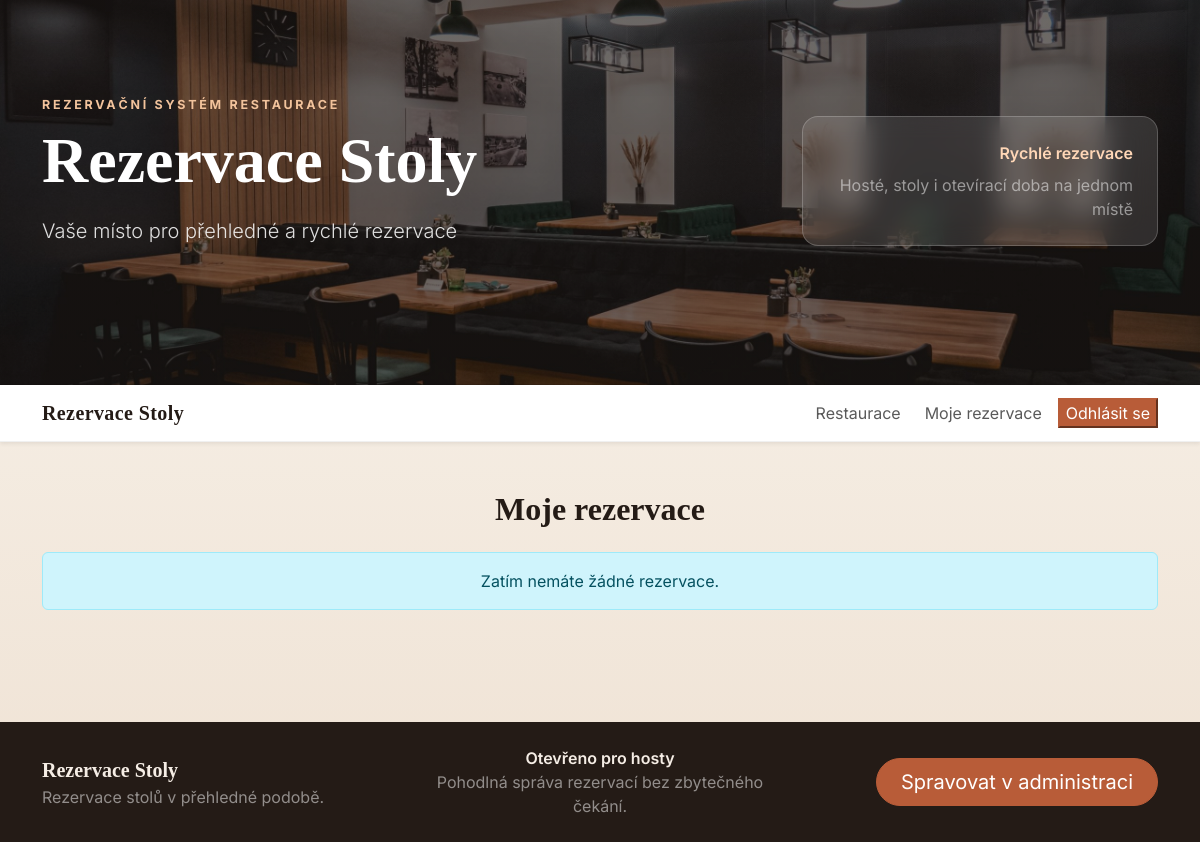
Before: /moje-rezervace/ (signed in) with the older database file.
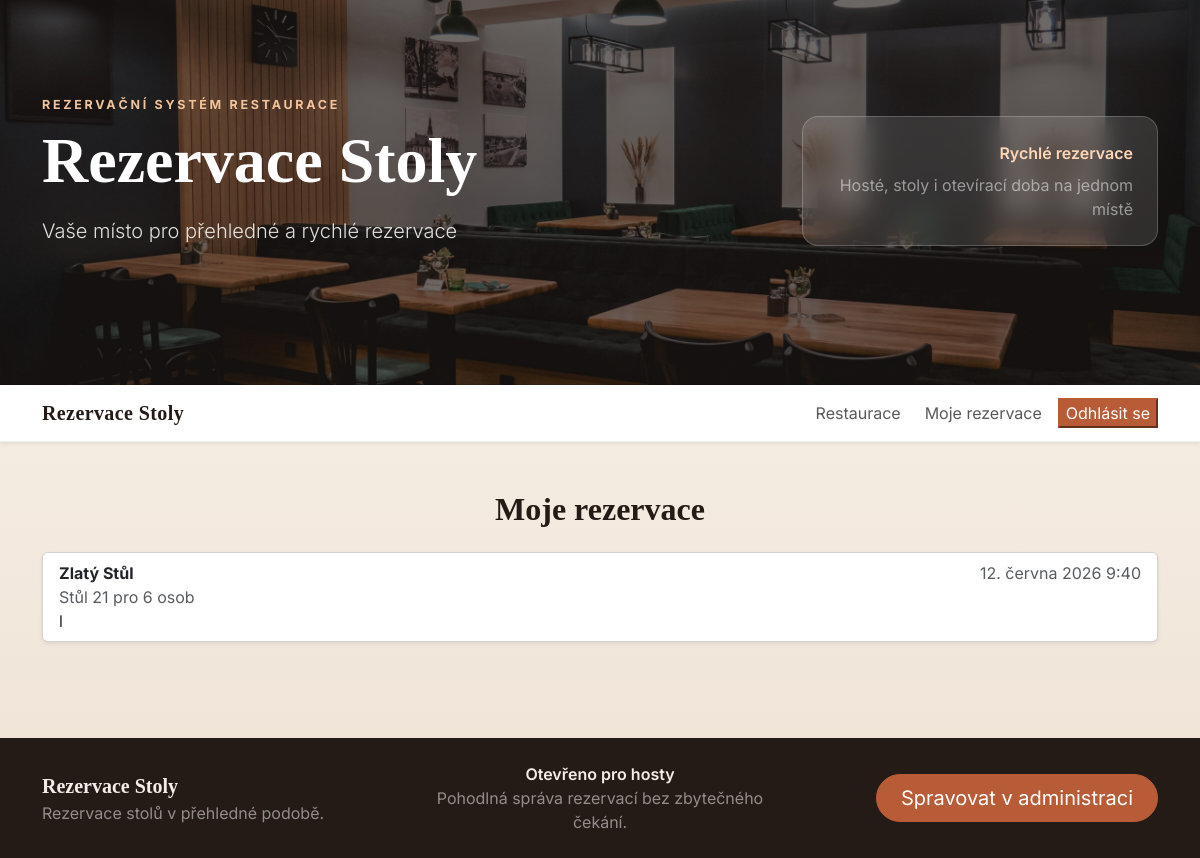
After: the same page with the newer database file.
### knihovna/models.py (models this page shows, shortened)
class Rezervace(models.Model):
    zakaznik = models.ForeignKey('Zakaznik', on_delete=models.CASCADE)
    stul = models.ForeignKey('Stoly', on_delete=models.CASCADE)
    datum_cas = models.DateTimeField(validators=[MinValueValidator(limit_value=datetime.utcnow().replace(tzinfo=timezone.utc), message="Datum a čas rezervace musí být v minulosti.")])
    delka_trvani = models.DurationField()
    pocet_osob = models.IntegerField(validators=[MinValueValidator(1, message="Počet osob musí být alespoň 1.")])
    poznamka = models.TextField(blank=True, null=True)
    class Meta:
        verbose_name = "Rezervace"
        verbose_name_plural = "Rezervace"

class Stoly(models.Model):
    cislo =models.IntegerField()
    pocet_mist = models.IntegerField()
    Restaurace = models.ForeignKey('Restaurace', on_delete=models.CASCADE)
    stav = models.CharField(max_length=20, choices=[
        ('volny', 'Volný'),
        ('rezervovany', 'Rezervovaný'),
        ('obsazeny', 'Obsazený')
    ])
    class Meta:
        verbose_name = "Stůl"
        verbose_name_plural = "Stoly"

class Restaurace(models.Model):
    nazev = models.CharField(max_length=100)
    adresa = models.ForeignKey('Adresa', on_delete=models.CASCADE)
    image = models.ImageField(upload_to='restaurace/', blank=True, null=True)
    class Meta:
        verbose_name = "Restaurace"
        verbose_name_plural = "Restaurace"

### knihovna/views.py (the view)
# urls.py: path("moje-rezervace/", my_reservations, name="my_reservations"),
@login_required
def my_reservations(request):
    customer = getattr(request.user, "zakaznik", None)
    if customer is None:
        reservations = Rezervace.objects.none()
        return render(request, "reservations/moje_rezervace.html", {
            "reservations": reservations,
        })
    reservations = Rezervace.objects.filter(
        zakaznik=customer,
    ).select_related("stul", "stul__Restaurace").order_by("-datum_cas")
    return render(request, "reservations/moje_rezervace.html", {
        "reservations": reservations,
    })

### knihovna/templates/reservations/moje_rezervace.html (shortened to what this page needs)
{% extends "base.html" %}
{% block content %}
<h1 class="restaurant-detail-name mb-4 text-center">Moje rezervace</h1>
{% if reservations %}
<div class="card shadow-sm">
    <div class="list-group list-group-flush">
        {% for reservation in reservations %}
        <div class="list-group-item d-flex flex-column flex-md-row justify-content-between gap-2">
            <div>
                <strong>{{ reservation.stul.Restaurace.nazev }}</strong>
                <div class="text-muted">Stůl {{ reservation.stul.cislo }} pro {{ reservation.pocet_osob }} osob</div>
                {% if reservation.poznamka %}
                <div>{{ reservation.poznamka }}</div>
                {% endif %}
            </div>
            <div class="text-md-end text-muted">{{ reservation.datum_cas }}</div>
        </div>
        {% endfor %}
    </div>
</div>
{% else %}
<div class="alert alert-info text-center">Zatím nemáte žádné rezervace.</div>
{% endif %}
{% endblock %}

Changed rows visible on the page:
added Rezervace: stul.Restaurace.nazev "Zlatý Stůl", stul.cislo "21", pocet_osob "6", poznamka "l", datum_cas "12. června 2026 9:40"
Other visible differences:
text no longer shown: "Zatím nemáte žádné rezervace."
